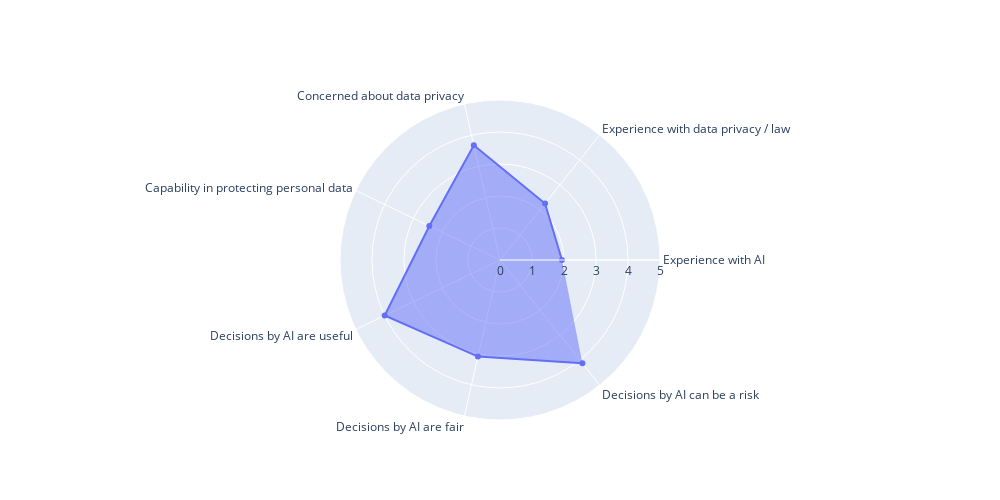

Write notebook code for a chart like this one.
### Code cell
fig = go.Figure()

fig.add_trace(go.Scatterpolar(
    r=df_results.iloc[:, 5:12].mean(),
    theta=feature_names_demographic,
    fill='toself'
))

fig.update_layout(
        width = 1000, 
        height = 500,
        polar=dict(
        radialaxis=dict(
        visible=True,
        range=[0,5]
        ))
    )
                
fig.show()

# fig.write_image(fig_export_path+r"\demo_4.png", scale = 3)

### Figure 1 — Plotly figure (JSON) as saved in the notebook; plotly's stock layout.template omitted (floating-point values rounded to 4 significant figures)
{"data": [{"fill": "toself", "r": [1.935, 2.258, 3.677, 2.452, 4, 3.097, 4.129], "theta": ["Experience with AI", "Experience with data privacy / law", "Concerned about data privacy", "Capability in protecting personal data", "Decisions by AI are useful", "Decisions by AI are fair", "Decisions by AI can be a risk"], "type": "scatterpolar"}], "layout": {"height": 500, "polar": {"radialaxis": {"range": [0, 5], "visible": true}}, "width": 1000}}
